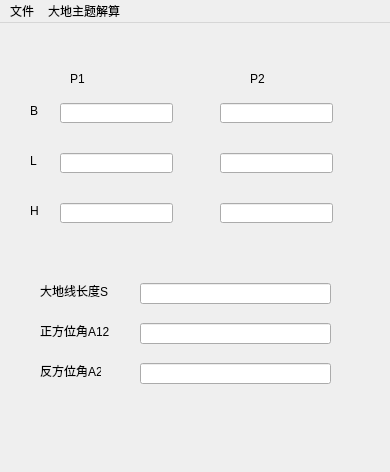
<?xml version="1.0" encoding="UTF-8"?>
<ui version="4.0">
 <class>MainWindow</class>
 <widget class="QMainWindow" name="MainWindow">
  <property name="geometry">
   <rect>
    <x>0</x>
    <y>0</y>
    <width>390</width>
    <height>472</height>
   </rect>
  </property>
  <property name="windowTitle">
   <string>MainWindow</string>
  </property>
  <widget class="QWidget" name="centralWidget">
   <widget class="QLineEdit" name="lineEdit_B1">
    <property name="geometry">
     <rect>
      <x>60</x>
      <y>80</y>
      <width>113</width>
      <height>20</height>
     </rect>
    </property>
   </widget>
   <widget class="QLineEdit" name="lineEdit_L1">
    <property name="geometry">
     <rect>
      <x>60</x>
      <y>130</y>
      <width>113</width>
      <height>20</height>
     </rect>
    </property>
   </widget>
   <widget class="QLineEdit" name="lineEdit_H1">
    <property name="geometry">
     <rect>
      <x>60</x>
      <y>180</y>
      <width>113</width>
      <height>20</height>
     </rect>
    </property>
   </widget>
   <widget class="QLabel" name="label">
    <property name="geometry">
     <rect>
      <x>30</x>
      <y>80</y>
      <width>16</width>
      <height>16</height>
     </rect>
    </property>
    <property name="text">
     <string>B</string>
    </property>
   </widget>
   <widget class="QLabel" name="label_2">
    <property name="geometry">
     <rect>
      <x>30</x>
      <y>130</y>
      <width>16</width>
      <height>16</height>
     </rect>
    </property>
    <property name="text">
     <string>L</string>
    </property>
   </widget>
   <widget class="QLabel" name="label_3">
    <property name="geometry">
     <rect>
      <x>30</x>
      <y>180</y>
      <width>16</width>
      <height>16</height>
     </rect>
    </property>
    <property name="text">
     <string>H</string>
    </property>
   </widget>
   <widget class="QLineEdit" name="lineEdit_H2">
    <property name="geometry">
     <rect>
      <x>220</x>
      <y>180</y>
      <width>113</width>
      <height>20</height>
     </rect>
    </property>
   </widget>
   <widget class="QLineEdit" name="lineEdit_L2">
    <property name="geometry">
     <rect>
      <x>220</x>
      <y>130</y>
      <width>113</width>
      <height>20</height>
     </rect>
    </property>
   </widget>
   <widget class="QLineEdit" name="lineEdit_B2">
    <property name="geometry">
     <rect>
      <x>220</x>
      <y>80</y>
      <width>113</width>
      <height>20</height>
     </rect>
    </property>
   </widget>
   <widget class="QLabel" name="label_4">
    <property name="geometry">
     <rect>
      <x>70</x>
      <y>50</y>
      <width>54</width>
      <height>12</height>
     </rect>
    </property>
    <property name="text">
     <string>P1</string>
    </property>
   </widget>
   <widget class="QLabel" name="label_5">
    <property name="geometry">
     <rect>
      <x>250</x>
      <y>50</y>
      <width>54</width>
      <height>12</height>
     </rect>
    </property>
    <property name="text">
     <string>P2</string>
    </property>
   </widget>
   <widget class="QLineEdit" name="lineEdit_S">
    <property name="geometry">
     <rect>
      <x>140</x>
      <y>260</y>
      <width>191</width>
      <height>21</height>
     </rect>
    </property>
   </widget>
   <widget class="QLabel" name="label_6">
    <property name="geometry">
     <rect>
      <x>40</x>
      <y>260</y>
      <width>101</width>
      <height>16</height>
     </rect>
    </property>
    <property name="text">
     <string>大地线长度S</string>
    </property>
   </widget>
   <widget class="QLineEdit" name="lineEdit_A12">
    <property name="geometry">
     <rect>
      <x>140</x>
      <y>300</y>
      <width>191</width>
      <height>21</height>
     </rect>
    </property>
   </widget>
   <widget class="QLineEdit" name="lineEdit_A21">
    <property name="geometry">
     <rect>
      <x>140</x>
      <y>340</y>
      <width>191</width>
      <height>21</height>
     </rect>
    </property>
   </widget>
   <widget class="QLabel" name="label_7">
    <property name="geometry">
     <rect>
      <x>40</x>
      <y>300</y>
      <width>81</width>
      <height>16</height>
     </rect>
    </property>
    <property name="text">
     <string>正方位角A12</string>
    </property>
   </widget>
   <widget class="QLabel" name="label_8">
    <property name="geometry">
     <rect>
      <x>40</x>
      <y>340</y>
      <width>61</width>
      <height>16</height>
     </rect>
    </property>
    <property name="text">
     <string>反方位角A21</string>
    </property>
   </widget>
  </widget>
  <widget class="QMenuBar" name="menuBar">
   <property name="geometry">
    <rect>
     <x>0</x>
     <y>0</y>
     <width>390</width>
     <height>23</height>
    </rect>
   </property>
   <widget class="QMenu" name="menu">
    <property name="title">
     <string>文件</string>
    </property>
    <addaction name="actionopen"/>
    <addaction name="actionsave"/>
    <addaction name="actionclose"/>
   </widget>
   <widget class="QMenu" name="menu_2">
    <property name="title">
     <string>大地主题解算</string>
    </property>
    <addaction name="action_1"/>
    <addaction name="action_2"/>
   </widget>
   <addaction name="menu"/>
   <addaction name="menu_2"/>
  </widget>
  <action name="actionopen">
   <property name="text">
    <string>打开</string>
   </property>
  </action>
  <action name="actionsave">
   <property name="text">
    <string>保存</string>
   </property>
  </action>
  <action name="action_1">
   <property name="text">
    <string>正算</string>
   </property>
  </action>
  <action name="action_2">
   <property name="text">
    <string>反算</string>
   </property>
  </action>
  <action name="actionclose">
   <property name="text">
    <string>关闭</string>
   </property>
  </action>
 </widget>
 <resources/>
 <connections>
  <connection>
   <sender>actionclose</sender>
   <signal>triggered()</signal>
   <receiver>MainWindow</receiver>
   <slot>close()</slot>
   <hints>
    <hint type="sourcelabel">
     <x>-1</x>
     <y>-1</y>
    </hint>
    <hint type="destinationlabel">
     <x>194</x>
     <y>235</y>
    </hint>
   </hints>
  </connection>
 </connections>
</ui>
